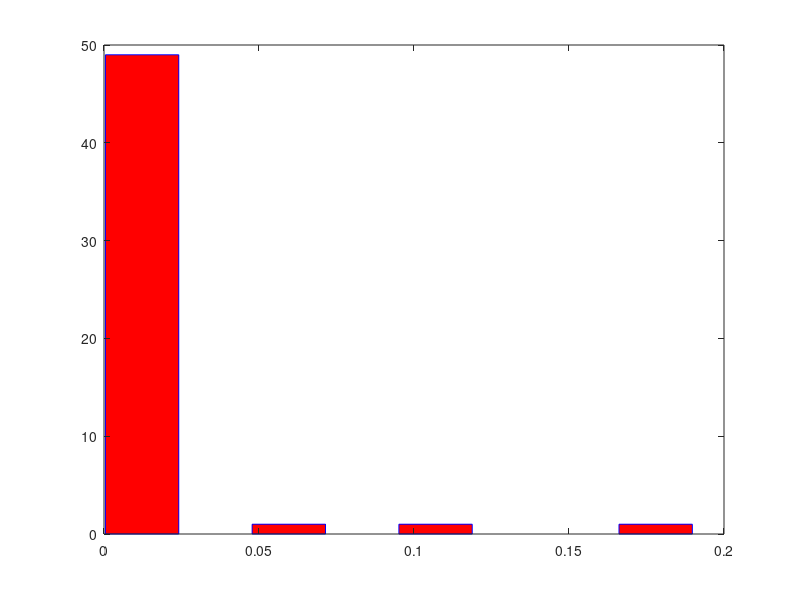

MATLAB code for this plot:
% distrub.m

% x = [0.0224344442605242,0.01743883893597281,0.014616560138806195,0.006248201769017201,0.003654337085027761,0.0010107409792555323,0.0018058991721905003,0.003409693105881185,0.010699139750851166,0.0011513842461797837,0.0022480295907990233,0.0026341516460159256];
x = [0.0224344442605242,0.01743883893597281,0.014616560138806195,0.006248201769017201,0.003654337085027761,0.0010107409792555323,0.0018058991721905003,0.003409693105881185,0.010699139750851166,0.0011513842461797837,0.0022480295907990233,0.0026341516460159256,0.004051700813904366,0.004132173292212899,0.001820986409520576,0.18979515039463074,0.0016615966004023554,0.006377374359236141,0.00045089393108657704,0.0048857482952014515,0.003378356927044467,0.005156827972829078,0.0027178243781902974,0.0010204225352671925,0.0016669193128170862,0.0048216833866305256,0.0011061253611276871,0.0030224993953561364,0.015087706038187449,0.05197707930424237,0.013414028861169016,0.001853242665847616,0.016561578076317213,0.013590365795216363,0.11697625866726084,0.01436438742857182,0.0011594923338897275,0.007731983612353357,0.017418260368487978,0.0019983419312943973,0.007780488516971046,0.0006554876192989432,0.001175715392379572,0.004507049775091311,0.007492146517465014,0.002384720608974596,0.009977195370406703,0.00507570475104676,0.0004491825239013705,0.023013336263697518,0.01706070874696119,0.006781410687051038];

%x = exp(x);
%x = log(x);
y = sort(x);

s = size(x)(2);
ex = 0.5;
bins = ceil( s^ex );
hold off;
hist(y,bins, "facecolor", "r", "edgecolor", "b");
hold on;



